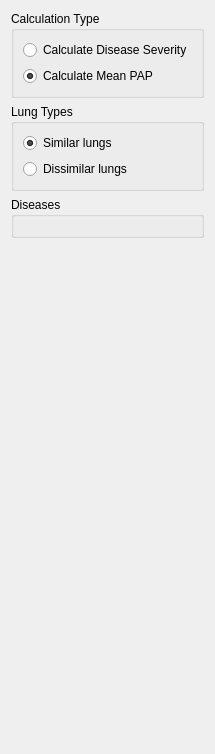
       <widget class="QWidget" name="tab_2">
        <attribute name="title">
         <string>Options</string>
        </attribute>
        <layout class="QVBoxLayout" name="verticalLayout_7">
         <item>
          <widget class="QGroupBox" name="calculationTypeOptionBox">
           <property name="title">
            <string>Calculation Type</string>
           </property>
           <layout class="QVBoxLayout" name="verticalLayout_5">
            <item>
             <widget class="QRadioButton" name="calculationTypeDiseaseParams">
              <property name="font">
               <font>
                <weight>50</weight>
                <bold>false</bold>
               </font>
              </property>
              <property name="text">
               <string>Calculate Disease Severity</string>
              </property>
             </widget>
            </item>
            <item>
             <widget class="QRadioButton" name="calculationTypePAPm">
              <property name="font">
               <font>
                <weight>50</weight>
                <bold>false</bold>
               </font>
              </property>
              <property name="text">
               <string>Calculate Mean PAP</string>
              </property>
              <property name="checked">
               <bool>true</bool>
              </property>
             </widget>
            </item>
           </layout>
          </widget>
         </item>
         <item>
          <widget class="QGroupBox" name="lungTypesSelectionBox">
           <property name="title">
            <string>Lung Types</string>
           </property>
           <layout class="QVBoxLayout" name="verticalLayout_4">
            <item>
             <widget class="QRadioButton" name="similarLungsRadioButton">
              <property name="text">
               <string>Similar lungs</string>
              </property>
              <property name="checked">
               <bool>true</bool>
              </property>
             </widget>
            </item>
            <item>
             <widget class="QRadioButton" name="dissimilarLungsRadioButton">
              <property name="text">
               <string>Dissimilar lungs</string>
              </property>
             </widget>
            </item>
           </layout>
          </widget>
         </item>
         <item>
          <widget class="QGroupBox" name="diseaseBox">
           <property name="title">
            <string>Diseases</string>
           </property>
           <layout class="QVBoxLayout" name="diseaseBoxLayout"/>
          </widget>
         </item>
         <item>
          <spacer name="verticalSpacer_4">
           <property name="orientation">
            <enum>Qt::Vertical</enum>
           </property>
           <property name="sizeHint" stdset="0">
            <size>
             <width>20</width>
             <height>505</height>
            </size>
           </property>
          </spacer>
         </item>
        </layout>
       </widget>
